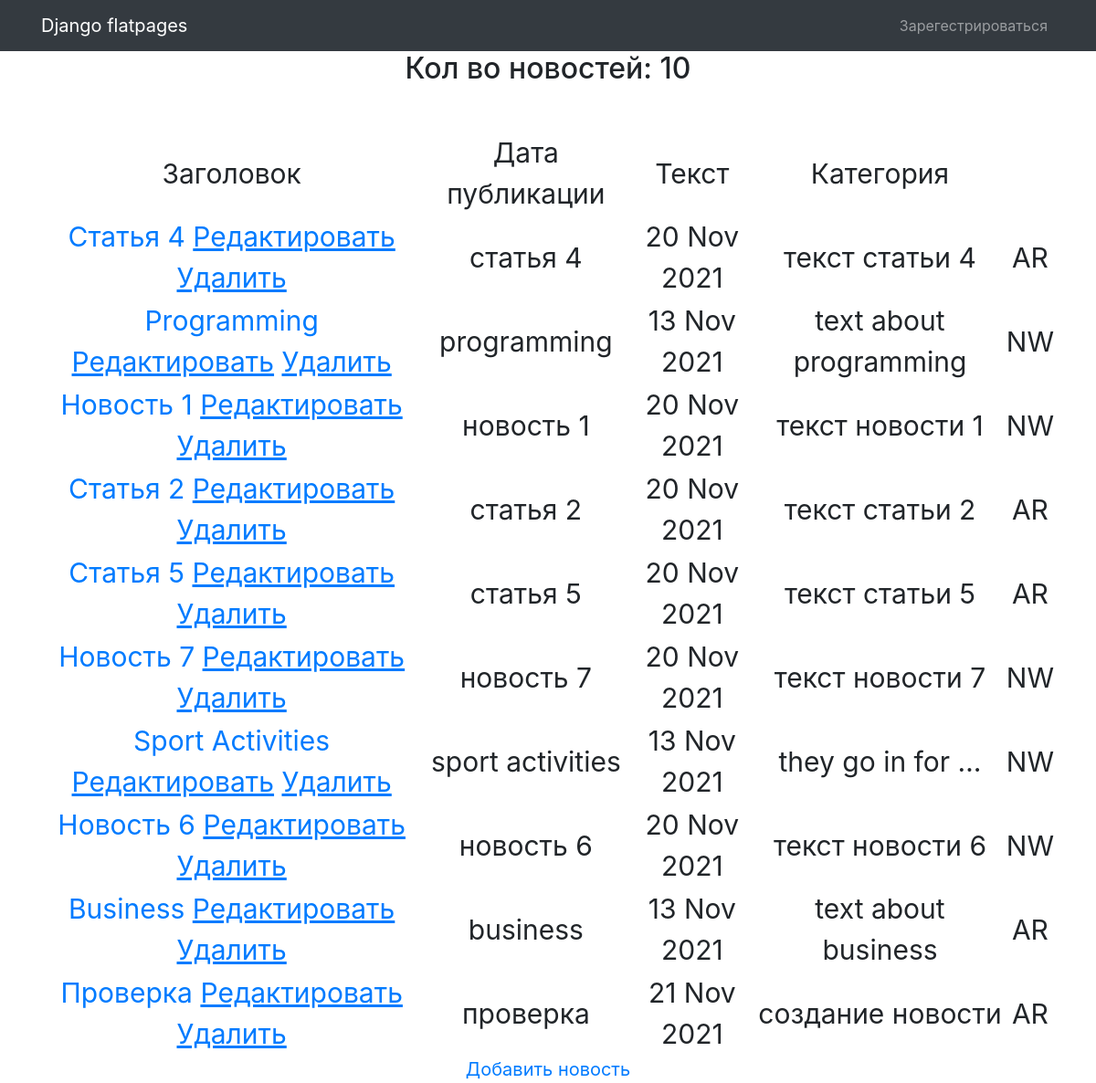
Page /news/ on the committed database.
### NewsApp/models.py (models this page shows, shortened)
class Post(models.Model):
    author = models.ForeignKey(Author,on_delete=models.CASCADE)
    News = "NW"
    Article = 'AR'
    TYPES = (
        (News, 'Новость'),
        (Article, 'Статья')
    )
    category_type = models.CharField(choices=TYPES, max_length=2, default=Article)
    date_time = models.DateTimeField(auto_now_add=True)
    header = models.CharField(max_length=64)
    text = models.CharField(max_length=128)
    rating = models.IntegerField(default=0)
    post_category = models.ManyToManyField(Category, through="PostCategory")

### NewsApp/views.py (the view)
# urls.py: path('' , NewsList.as_view()),
class NewsList(ListView):
    model = Post
    template_name = 'news.html'
    context_object_name = 'news'
    queryset = Post.objects.all()
    ordering = ['-rating']
    paginate_by = 10
    def get_context_data(self, **kwargs):
        context = super().get_context_data(**kwargs)
        context['time_now'] = datetime.date(2021,10,22)   #datetime.utcnow()  # добавим переменную текущей даты time_now
        return context

### NewsApp/templatetags/custom_filters.py (called while the page is built)
@register.filter(name='Censor')
def Censor(text):
    text = str(text).lower().split(' ')
    List_of_bad_words = [
        'мразь','гнилой','пожилой','каворкинг','бомж','изнасиловал'
    ]
    edited_text = ''
    for word in text:
        if word not in List_of_bad_words:
            edited_text += word + ' '
    return str(edited_text)

### templates/news.html (shortened to what this page needs)
{% extends 'flatpages/default.html' %}
{% load custom_filters %}
{% block content %}
    {% if news %}
    <h2>Кол во новостей: {{ news|length }}</h2>
        <table style="margin: 0 auto;font-size: 30px;margin-top: 50px;">
            <tr>
                <td>Заголовок</td>
                <td>Дата публикации</td>
                <td>Текст</td>
                <td>Категория</td>
            </tr>
            {% for new in news %}
            <tr>
                <td>
                    <a href="{% url 'new_detail' new.pk %}">{{ new.header|title }}</a>
                    <a href="{% url 'new_update' new.pk %}"><u>Редактировать</u></a>
                    <a href="{% url 'new_delete' new.pk %}"><u> Удалить </u></a>
                </td>
                <td>
                    {{ new.header|Censor }}
                </td>
                <td>
                    {{ new.date_time|date:'d M Y' }}
                </td>
                <td>
                    {{ new.text|truncatewords:4|Censor }}
                </td>
                <td>
                    {{ new.category_type }}
                </td>
            </tr>
            {% endfor %}
        </table>
    {% else %}
        <h4>Нет новостей!</h4>
    {% endif %}
    <a href="{% url 'new_create' %}" style="font-size: 20px;">Добавить новость</a> <br>
{% endblock content %}

### templates/flatpages/default.html (shortened to what this page needs)
{% load static %}
<!DOCTYPE html>
<html lang="en">
<head>
  <link href="{% static 'css/bootstrap.min.css' %}" rel="stylesheet">
</head>
<body>
  <nav class="navbar navbar-expand-lg navbar-dark bg-dark static-top">
    <div class="container">
      <a class="navbar-brand" href="#">Django flatpages</a>
      <div class="collapse navbar-collapse" id="navbarResponsive">
        <ul class="navbar-nav ml-auto">
          <li class="nav-item">
            <a class="nav-link" href="{% url 'signup' %}">Зарегестрироваться</a>
          </li>
        </ul>
      </div>
    </div>
  </nav>
  <div class="container">
    <div class="row">
      <div class="col-lg-12 text-center">
       {% block content %}{% endblock content %}
      </div>
    </div>
  </div>
</body>
</html>

### rows in the picture
Post: header "Статья 4", header|Censor "статья 4", date_time "20 Nov 2021", text|Censor "текст статьи 4", category_type "AR"
Post: header "Programming", header|Censor "programming", date_time "13 Nov 2021", text|Censor "text about programming", category_type "NW"
Post: header "Новость 1", header|Censor "новость 1", date_time "20 Nov 2021", text|Censor "текст новости 1", category_type "NW"
Post: header "Статья 2", header|Censor "статья 2", date_time "20 Nov 2021", text|Censor "текст статьи 2", category_type "AR"
Post: header "Статья 5", header|Censor "статья 5", date_time "20 Nov 2021", text|Censor "текст статьи 5", category_type "AR"
Post: header "Новость 7", header|Censor "новость 7", date_time "20 Nov 2021", text|Censor "текст новости 7", category_type "NW"
Post: header "Sport Activities", header|Censor "sport activities", date_time "13 Nov 2021", text|Censor "they go in for …", category_type "NW"
Post: header "Новость 6", header|Censor "новость 6", date_time "20 Nov 2021", text|Censor "текст новости 6", category_type "NW"
Post: header "Business", header|Censor "business", date_time "13 Nov 2021", text|Censor "text about business", category_type "AR"
Post: header "Проверка", header|Censor "проверка", date_time "21 Nov 2021", text|Censor "создание новости", category_type "AR"

### other values in the picture
{{ news|length }} "10"
